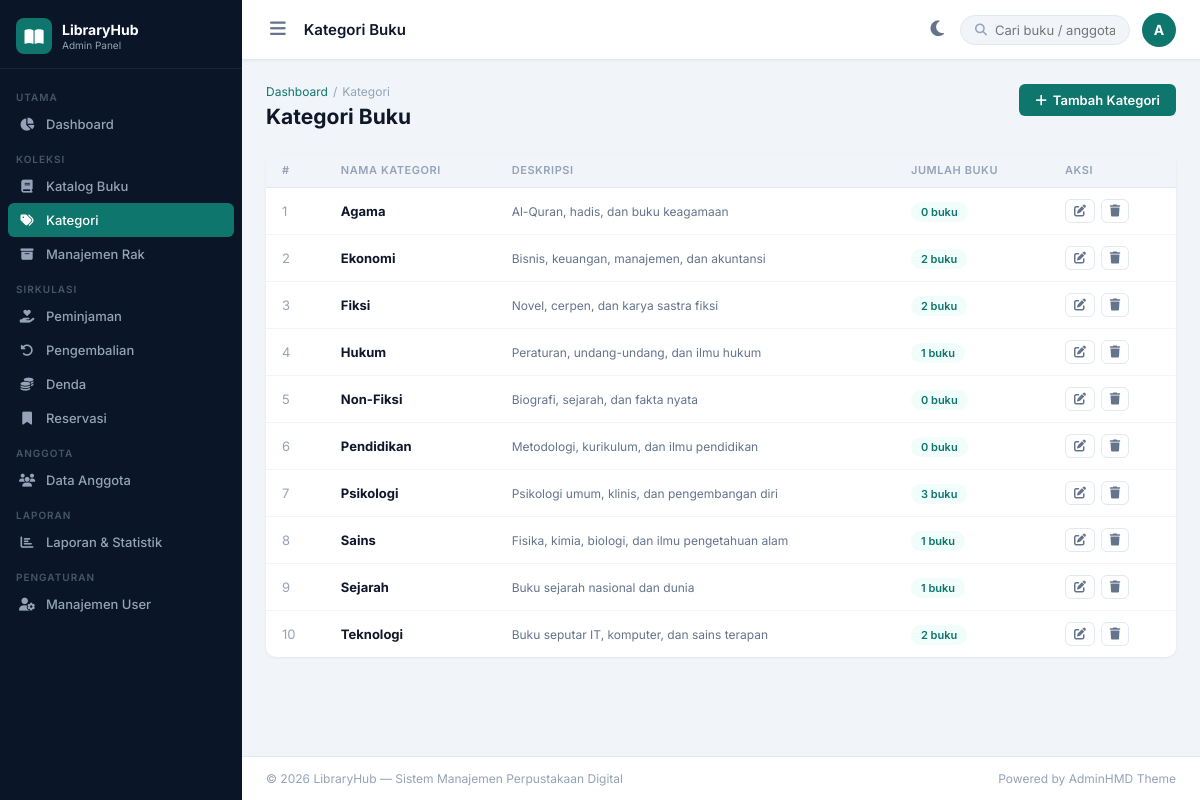
/pages/kategori.php (signed in), run on the app's committed database.
### tables this page shows
CREATE TABLE kategori (
    id INT AUTO_INCREMENT PRIMARY KEY,
    nama VARCHAR(80) NOT NULL,
    deskripsi TEXT,
    created_at TIMESTAMP DEFAULT CURRENT_TIMESTAMP
);

### includes/auth.php (called while the page is built, shortened)
<?php
function e(mixed $s): string { return htmlspecialchars((string)$s, ENT_QUOTES, 'UTF-8'); }

### pages/kategori.php (the view, shortened to what this page needs)
<?php
require_once __DIR__.'/../includes/header.php';
$db=getDB();
$rows=$db->query("SELECT k.*,(SELECT COUNT(*) FROM buku WHERE kategori_id=k.id) AS jml_buku FROM kategori k ORDER BY k.nama")->fetchAll();
?>
<div class="page-header">
  <div><div class="breadcrumb"><a href="../index.php">Dashboard</a><span class="sep">/</span> Kategori</div>
  <h1 class="page-title">Kategori Buku</h1></div>
  <button class="btn btn-primary" onclick="document.getElementById('modalKat').classList.add('open')"><i class="fas fa-plus"></i> Tambah Kategori</button>
</div>
<div class="card">
  <div class="table-wrap">
    <table class="data-table">
      <thead><tr><th>#</th><th>Nama Kategori</th><th>Deskripsi</th><th>Jumlah Buku</th><th>Aksi</th></tr></thead>
      <tbody>
        <?php foreach($rows as $i=>$r): ?>
        <tr>
          <td style="color:var(--muted)"><?=$i+1?></td>
          <td><strong><?=e($r['nama'])?></strong></td>
          <td style="color:var(--text2);font-size:12px"><?=e($r['deskripsi']??'-')?></td>
          <td><span class="chip chip-teal"><?=$r['jml_buku']?> buku</span></td>
          <td style="white-space:nowrap">
            <button class="icon-btn" onclick="editKat(<?=$r['id']?>,'<?=e(addslashes($r['nama']))?>','<?=e(addslashes($r['deskripsi']??''))?>')"><i class="fas fa-edit"></i></button>
            <form method="POST" style="display:inline" onsubmit="return confirm('Hapus kategori ini?')">
              <button type="submit" class="icon-btn danger"><i class="fas fa-trash"></i></button>
            </form>
          </td>
        </tr>
        <?php endforeach; ?>
      </tbody>
    </table>
  </div>
</div>
<?php require_once __DIR__.'/../includes/footer.php'; ?>

### assets/css/style.css (style rules this page uses)
*, *::before, *::after { box-sizing: border-box; margin: 0; padding: 0; }
:root { --primary: #0f766e; --primary-light: #14b8a6; --primary-dark: #0d5c57; --sidebar-bg: #0a1628; --sidebar-hover: #112240; --sidebar-active: #0f766e; --sidebar-text: #94a3b8; --sidebar-dim: #475569; --bg: #f1f5f9; --card: #fff; --topbar: #fff; --text: #0f172a; --text2: #64748b; --muted: #94a3b8; --border: #e2e8f0; --shadow: 0 1px 3px rgba(0, 0, 0, 0.06); --shadow-md: 0 4px 12px rgba(0, 0, 0, 0.08); --sidebar-w: 242px; --topbar-h: 60px; --r: 10px; --r-sm: 6px; }
html { font-size: 14px; }
body { font-family: "Inter", sans-serif; background: var(--bg); color: var(--text); display: flex; min-height: 100vh; overflow-x: hidden; }
.page-header { display: flex; align-items: flex-start; justify-content: space-between; margin-bottom: 24px; gap: 12px; flex-wrap: wrap; }
.page-title { font-size: 21px; font-weight: 700; }
.breadcrumb { display: flex; align-items: center; gap: 5px; font-size: 12px; color: var(--muted); margin-bottom: 5px; }
.breadcrumb a { color: var(--primary); text-decoration: none; }
.breadcrumb .sep { color: var(--muted); }
.btn { display: inline-flex; align-items: center; gap: 6px; padding: 8px 16px; border-radius: var(--r-sm); font-size: 13px; font-weight: 600; cursor: pointer; border: none; transition: all 0.15s; text-decoration: none; font-family: inherit; }
.btn-primary { background: var(--primary); color: #fff; }
.card { background: var(--card); border-radius: var(--r); box-shadow: var(--shadow); overflow: hidden; margin-bottom: 20px; }
.table-wrap { overflow-x: auto; }
.data-table { width: 100%; border-collapse: collapse; font-size: 13px; }
.data-table th { text-align: left; font-weight: 600; font-size: 11px; text-transform: uppercase; letter-spacing: 0.05em; color: var(--muted); padding: 10px 16px; border-bottom: 1px solid var(--border); background: var(--bg); white-space: nowrap; }
.data-table td { padding: 11px 16px; border-bottom: 1px solid #f1f5f9; vertical-align: middle; }
.data-table tr:last-child td { border-bottom: none; }
.chip { font-size: 11px; font-weight: 600; padding: 3px 10px; border-radius: 20px; }
.chip-teal { background: #f0fdfa; color: var(--primary); }
.icon-btn { background: none; border: 1px solid var(--border); border-radius: 6px; padding: 5px 8px; cursor: pointer; color: var(--text2); font-size: 12px; transition: all 0.15s; margin-right: 2px; text-decoration: none; display: inline-flex; align-items: center; }

### data on the page
kategori: nama "Agama", deskripsi "Al-Quran, hadis, dan buku keagamaan", jml_buku "0"
kategori: nama "Ekonomi", deskripsi "Bisnis, keuangan, manajemen, dan akuntansi", jml_buku "2"
kategori: nama "Fiksi", deskripsi "Novel, cerpen, dan karya sastra fiksi", jml_buku "2"
kategori: nama "Hukum", deskripsi "Peraturan, undang-undang, dan ilmu hukum", jml_buku "1"
kategori: nama "Non-Fiksi", deskripsi "Biografi, sejarah, dan fakta nyata", jml_buku "0"
kategori: nama "Pendidikan", deskripsi "Metodologi, kurikulum, dan ilmu pendidikan", jml_buku "0"
kategori: nama "Psikologi", deskripsi "Psikologi umum, klinis, dan pengembangan diri", jml_buku "3"
kategori: nama "Sains", deskripsi "Fisika, kimia, biologi, dan ilmu pengetahuan alam", jml_buku "1"
kategori: nama "Sejarah", deskripsi "Buku sejarah nasional dan dunia", jml_buku "1"
kategori: nama "Teknologi", deskripsi "Buku seputar IT, komputer, dan sains terapan", jml_buku "2"

### other printed values
$user['role'] "Admin"
$pageTitle "Kategori Buku"
substr($user['nama'],0,1) "A"
